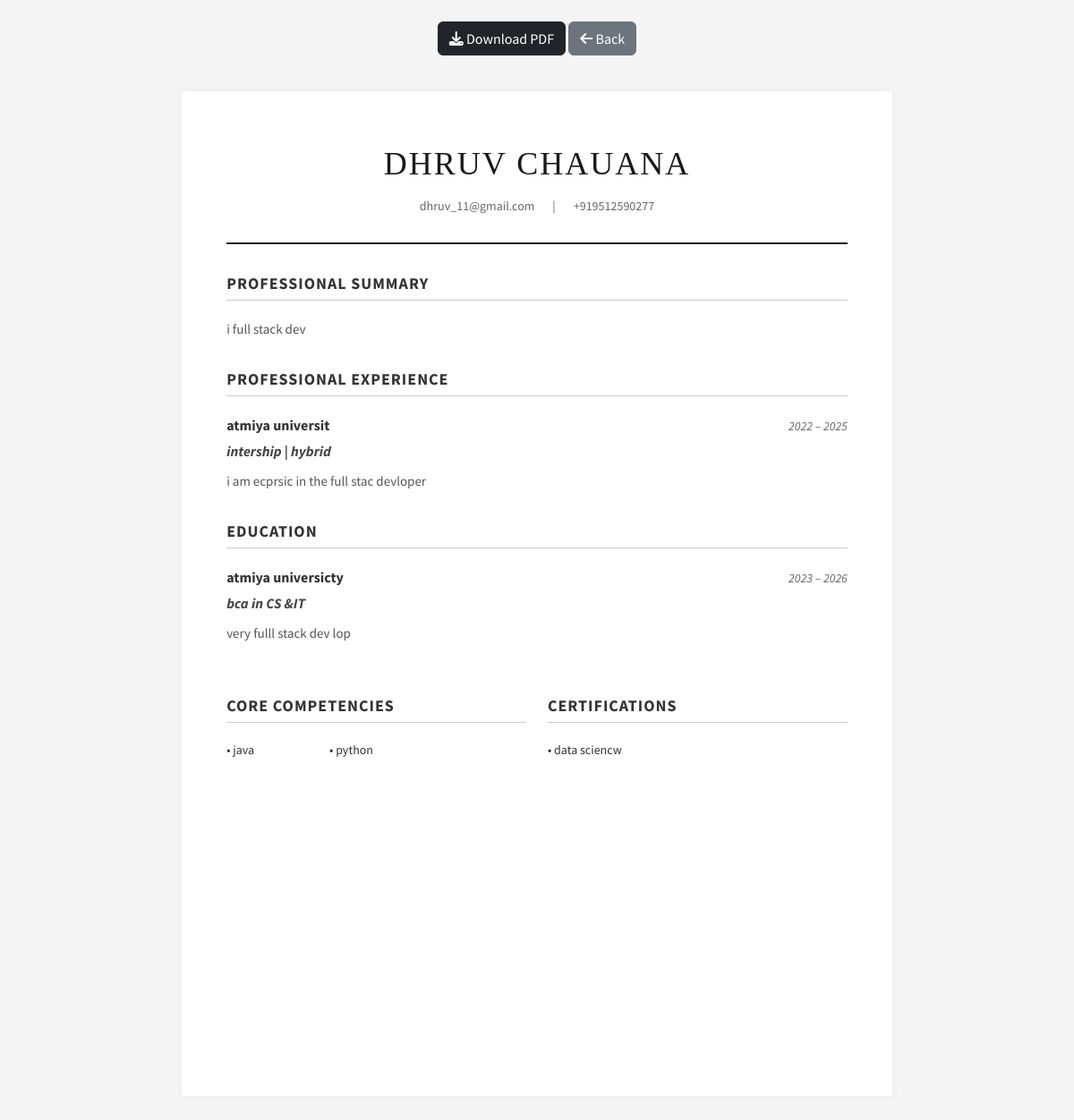
Page /resume-builder/view/4 (signed in) on the committed database.
### flask_app/models.py (models this page shows, shortened)
class ResumeData(db.Model):
    __tablename__ = 'resume_data'
    id = db.Column(db.String(36), primary_key=True, default=lambda: str(uuid.uuid4()))
    user_id = db.Column(db.String(36), db.ForeignKey('users.id'), nullable=False)
    full_name = db.Column(db.String(100), nullable=False)
    email = db.Column(db.String(120), nullable=False)
    phone = db.Column(db.String(20))
    linkedin = db.Column(db.String(255))
    github = db.Column(db.String(255))
    career_objective = db.Column(db.Text)
    education = db.Column(db.JSON, default=list) # [{school, degree, year, gpa}]
    experience = db.Column(db.JSON, default=list) # [{company, role, duration, description}]
    projects = db.Column(db.JSON, default=list) # [{title, link, description}]
    skills = db.Column(db.JSON, default=list) # [skill1, skill2]
    certifications = db.Column(db.JSON, default=list) # [cert1, cert2]
    achievements = db.Column(db.JSON, default=list) # [ach1, ach2]
    created_at = db.Column(db.DateTime, default=datetime.utcnow)
    updated_at = db.Column(db.DateTime, default=datetime.utcnow, onupdate=datetime.utcnow)

### flask_app/routes/resume.py (the view)
@resume_bp.route('/view/<template_id>')
@login_required
def view_resume(template_id):
    resume_data = ResumeData.query.filter_by(user_id=current_user.id).first()
    if not resume_data:
        flash('Please fill your details first.', 'warning')
        return redirect(url_for('resume.builder'))
    template_name = f'resume_builder/templates/template{template_id}.html'
    try:
        return render_template(template_name, data=resume_data)
    except:
        flash('Template not found.', 'danger')
        return redirect(url_for('resume.templates'))

### flask_app/routes/resume.py (called while the page is built)
@resume_bp.app_context_processor
def utility_processor():
    return dict(include_static_css=lambda x: "")

### run.py (called while the page is built)
@login_manager.user_loader
def load_user(user_id):
    return User.query.get(user_id)

@app.before_request
def before_request():
    from flask import session
    session.permanent = True
    app.permanent_session_lifetime.total_seconds()

### flask_app/templates/resume_builder/templates/template4.html (shortened to what this page needs)
<!DOCTYPE html>
<html>
<head>
    <link rel="stylesheet" href="https://cdn.jsdelivr.net/npm/bootstrap@5.3.0/dist/css/bootstrap.min.css">
    <link rel="stylesheet" href="https://cdnjs.cloudflare.com/ajax/libs/font-awesome/6.4.0/css/all.min.css">
</head>
<body>
    <div class="no-print container mt-4 text-center">
        <button onclick="downloadPDF()" class="btn btn-dark"><i class="fas fa-download"></i> Download PDF</button>
        <a href="{{ url_for('resume.templates') }}" class="btn btn-secondary"><i class="fas fa-arrow-left"></i> Back</a>
    </div>
    <div class="resume-wrapper" id="resume-container">
        <div class="header">
            <h1>{{ data.full_name }}</h1>
            <div class="contact-info">
                <span>{{ data.email }}</span>
                <span>|</span>
                <span>{{ data.phone }}</span>
            </div>
        </div>
        {% if data.career_objective %}
        <div class="section">
            <div class="section-title">Professional Summary</div>
            <p class="description">{{ data.career_objective }}</p>
        </div>
        {% endif %}
        {% if data.experience %}
        <div class="section">
            <div class="section-title">Professional Experience</div>
            {% for exp in data.experience %}
            <div class="experience-item">
                <div class="item-header">
                    <span class="company-name">{{ exp.company }}</span>
                    <span class="dates">{{ exp.start_year }} – {{ exp.end_year or 'Present' }}</span>
                </div>
                <div class="role">{{ exp.role }}{% if exp.location %} | {{ exp.location }}{% endif %}</div>
                <div class="description">{{ exp.description }}</div>
            </div>
            {% endfor %}
        </div>
        {% endif %}
        {% if data.education %}
        <div class="section">
            <div class="section-title">Education</div>
            {% for edu in data.education %}
            <div class="experience-item">
                <div class="item-header">
                    <span class="company-name">{{ edu.school }}</span>
                    <span class="dates">{{ edu.start_year }} – {{ edu.end_year or 'Present' }}</span>
                </div>
                <div class="role">{{ edu.degree }}{% if edu.field_of_study %} in {{ edu.field_of_study }}{% endif %}
                </div>
                {% if edu.description %}<div class="description">{{ edu.description }}</div>{% endif %}
            </div>
            {% endfor %}
        </div>
        {% endif %}
        {% if data.skills or data.certifications %}
        <div class="row">
            {% if data.skills %}
            <div class="col-{% if data.certifications %}6{% else %}12{% endif %}">
                <div class="section-title">Core Competencies</div>
                <div class="skills-list">
                    {% for skill in data.skills %}
                    <div style="font-size: 14px;">• {{ skill }}</div>
                    {% endfor %}
                </div>
            </div>
            {% endif %}
            {% if data.certifications %}
            <div class="col-{% if data.skills %}6{% else %}12{% endif %}">
                <div class="section-title">Certifications</div>
                <div class="skills-list" style="display: block;">
                    {% for cert in data.certifications %}
                    <div style="margin-bottom: 5px;">• {{ cert }}</div>
                    {% endfor %}
                </div>
            </div>
            {% endif %}
        </div>
        {% endif %}
    </div>
</body>
</html>

### flask_app/templates/resume_builder/templates/template4.html (style rules this page uses)
body { font-family: 'Source Sans Pro', sans-serif; background-color: #f5f5f5; color: #333; margin: 0; padding: 0; }
.resume-wrapper { width: 210mm; min-height: 297mm; background-color: #ffffff; margin: 40px auto; padding: 60px 50px; box-shadow: 0 0 10px rgba(0, 0, 0, 0.05); }
h1, h2, h3 { font-family: 'Libre Baskerville', serif; color: #1a1a1a; }
.header { text-align: center; border-bottom: 2px solid #1a1a1a; padding-bottom: 30px; margin-bottom: 30px; }
.header h1 { font-size: 36px; text-transform: uppercase; margin-bottom: 15px; letter-spacing: 2px; }
.contact-info { font-size: 14px; display: flex; justify-content: center; gap: 20px; flex-wrap: wrap; color: #666; }
.section-title { font-size: 18px; border-bottom: 1px solid #ccc; padding-bottom: 5px; margin-bottom: 20px; margin-top: 30px; text-transform: uppercase; letter-spacing: 1px; font-weight: bold; }
.experience-item { margin-bottom: 25px; }
.item-header { display: flex; justify-content: space-between; align-items: baseline; margin-bottom: 5px; }
.company-name { font-weight: bold; font-size: 16px; }
.dates { font-style: italic; color: #666; font-size: 14px; }
.role { font-weight: bold; color: #444; margin-bottom: 10px; font-style: italic; }
.description { font-size: 15px; line-height: 1.6; color: #555; }
.skills-list { display: grid; grid-template-columns: repeat(3, 1fr); gap: 10px; font-size: 14px; }

### rows in the picture
ResumeData: full_name "DHRUV CHAUANA", email "dhruv_11@gmail.com", phone "+919512590277", career_objective "i full stack dev"

### other values in the picture
{{ exp.company }} "atmiya universit"
{{ exp.start_year }} "2022"
{{ exp.end_year or 'Present' }} "2025"
{{ exp.role }} "intership"
{{ exp.location }} "hybrid"
{{ exp.description }} "i am ecprsic in the full stac devloper"
{{ edu.school }} "atmiya universicty"
{{ edu.start_year }} "2023"
{{ edu.end_year or 'Present' }} "2026"
{{ edu.degree }} "bca"
{{ edu.field_of_study }} "CS &IT"
{{ edu.description }} "very fulll stack dev lop"
{{ skill }} "java" "python"
{{ cert }} "data sciencw"
